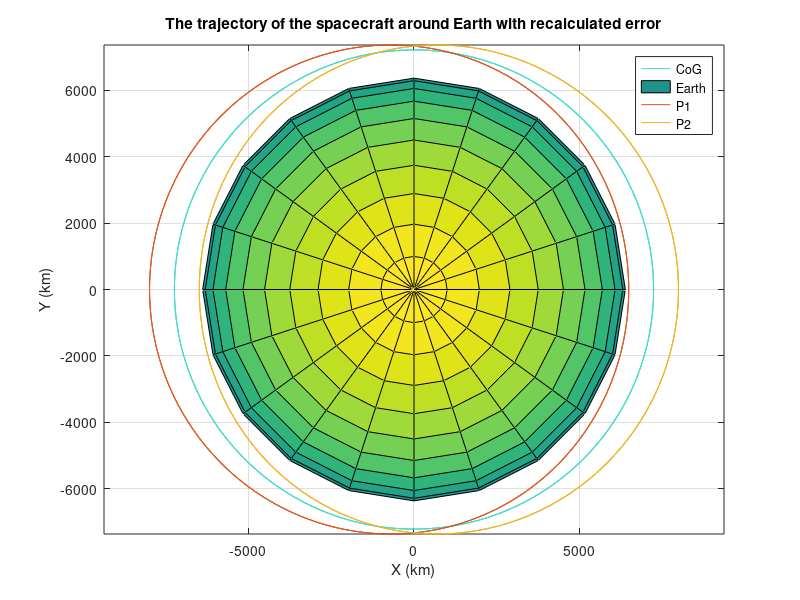
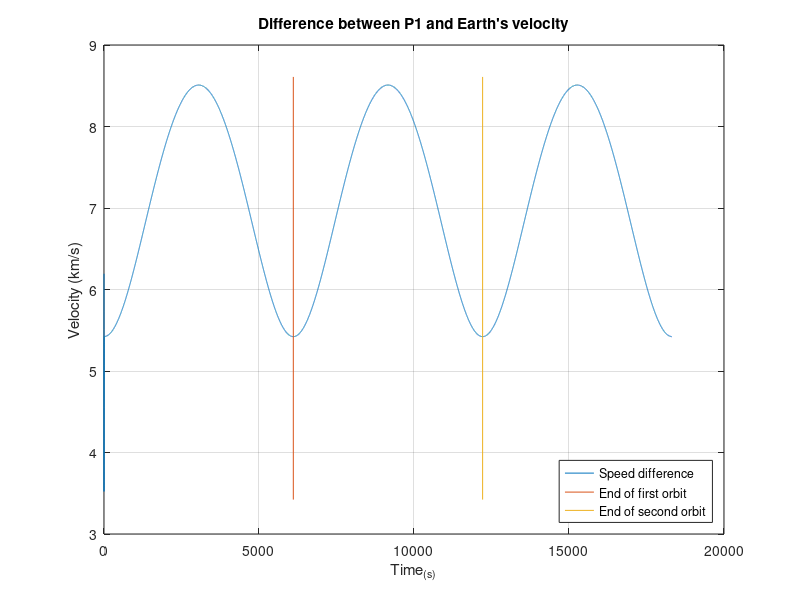
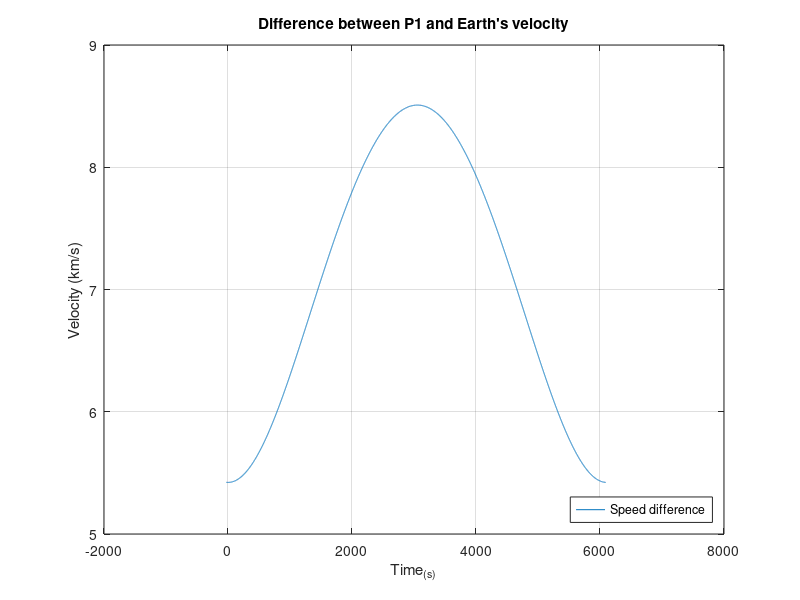

MATLAB code to generate these figures, in order:
function diss_test2_4_test
fprintf('\n')
warning('off')

% Provides orbit of satellite in Circular orbit, i = 0

% Earth
mu = 398600; %km^3 s^-2
RE = 6371; %km
%g0 = 9.81e-3; %km/s
karmin_line = 100; %km

%Earth's rotation
T_Earth = 86164.0905; %One sidereal day
omega_Earth = 2*pi/T_Earth;
velo_Earth = omega_Earth*RE;

% input
inputs = {'Number of rotations per orbit: (Recommended 1-3)','Length of tether: (Recommended 100-1800)'};
title_input = 'Rotations and Length';
dims = [1 40];
hint = {'2','1500'};
control = inputdlg(inputs,title_input,dims,hint);
rot_orbit = str2double(control{1}); %Number of rotations per orbit
sat_length = str2double(control{2}); %Length of tether
fprintf('Number of rotations = %g\n',rot_orbit)
fprintf('Length of tether = %gkm\n\n',sat_length)
tic
% Sat information

sat_radius = sat_length/2; %km
a = RE + sat_radius + karmin_line; % Distance from centre of the Earth
theta_s = 0; %theta at the start of the run

% Orbit information
T = 2 * pi * sqrt(a^3/mu); % Time period
v_orb = (2*pi*a)/T; % Orbital velocity
delta_theta = 2*pi*rot_orbit; % Total angle change over orbit 

omega = delta_theta/T; % Angular velocity

% Cartesian Coordinates
% As the satellite is orbiting the equator, we will look in the [x y]
% coordinates
e_hat_r = [cos(theta_s); sin(theta_s)]; % Unit vector
r_ = a*e_hat_r; % Postions vector [X Y 0]
e_hat_theta = [-sin(theta_s); cos(theta_s)];
v_ = v_orb*e_hat_theta; % Velocity vector [x y 0]

r_P1_orb = a-sat_radius; % v = d/t where d = pi*diameter
r_P2_orb = a+sat_radius;

r_P1 = r_P1_orb*e_hat_r;
r_P2 = r_P2_orb*e_hat_r;

v_P1_orb = (2*pi*(a-sat_radius))/T;
v_P2_orb = (2*pi*(a+sat_radius))/T;

v_P1 = v_P1_orb.*e_hat_theta;%((2*pi*(a-sat_radius))/T)*e_hat_theta;
v_P2 = v_P2_orb.*e_hat_theta;%((2*pi*(a+sat_radius))/T)*e_hat_theta;

theta = theta_s;

% Initial conditions
initial_conditions = [r_(1) r_(2) v_(1) v_(2) theta 0 r_P1(1) r_P1(2)...
    r_P2(1) r_P2(2) v_P1(1) v_P1(2) v_P2(1) v_P2(2)];

fprintf('Please wait while I run some calculations,\nyour buisness is important to us... *♫Hold Music♫*\n\n')

U = initial_conditions;
options = odeset('abstol',0.0001,'reltol',0.00001);

[~,U] = ode23(@spinny_boi, [0 3*T], U, options);
x = U(:,1); y = U(:,2); u_CoG = U(:,3); v_CoG = U(:,4); theta = U(:,5); ...
    time = U(:,6); x_P1 = U(:,7); y_P1 = U(:,8); x_P2 = U(:,9); ...
    y_P2 = U(:,10); u_P1 = U(:,11); v_P1 = U(:,12); u_P2 = U(:,13);...
    v_P2 = U(:,14);
 
fprintf('Thank you for waiting \n\n')

%fprintf('The difference between the inital and final position of the trajectory is %0.2gkm (%0.4gkm)\n',close_diff,close_diff)

figure(1)
plot(x,y,'color',[61/255 217/255 201/255])

xlabel('X (km)'),ylabel('Y (km)'),zlabel('Z (km)'),title('The trajectory of the spacecraft around Earth with recalculated error')
grid on
hold on
[X,Y,Z] = sphere;
surf(X*RE,Y*RE,Z*RE)
axis equal

plot(x_P1, y_P1)

plot(x_P2, y_P2)
legend CoG Earth P1 P2
hold off

P_dist_hold = sqrt((x_P1-x_P2).^2+(y_P1-y_P2).^2);
P1_dist = sqrt(x_P1.^2+y_P1.^2);
P2_dist = sqrt(x_P2.^2+y_P2.^2);


%figure(2)
%plot(time,P_dist_hold)
%title('P distance')
%ylim([min(P_dist_hold)-1 max(P_dist_hold)+1])

%figure(3)
%plot(time,P1_dist)
%title('P1 distance')
%ylim([min(P1_dist)-1 max(P1_dist)+1])

%figure(4)
%plot(time,P2_dist)
%title('P2 distance')
%ylim([min(P2_dist)-1 max(P2_dist)+1])

velo_P1 = sqrt(u_P1.^2+v_P1.^2);
%velo_P2 = sqrt(u_P2.^2+v_P2.^2);
%velo_CoG = sqrt(u_CoG.^2+v_CoG.^2);

%figure(5)
%plot(time,velo_P1)
%title('P1 velocity')
%ylim([min(velo_P1)-1 max(velo_P1)+1])

%figure(6)
%plot(time,velo_P2)
%title('P2 velocity')
%ylim([min(velo_P2)-1 max(velo_P2)+1])

%figure(7)
%plot(time,velo_CoG)
%title('CoG velocity')
%ylim([min(velo_CoG)-1 max(velo_CoG)+1])

diff_velo_P1_Earth = velo_P1 - velo_Earth;

figure(8)
plot(time, diff_velo_P1_Earth)
hold on
title('Difference between P1 and Earth''s velocity')
xlabel('Time_(_s_)'), ylabel('Velocity (km/s)')
grid on
plot([T,T], [min(diff_velo_P1_Earth)-0.1, max(diff_velo_P1_Earth)+0.1])
plot([2*T,2*T], [min(diff_velo_P1_Earth)-0.1, max(diff_velo_P1_Earth)+0.1])
legend({'Speed difference', 'End of first orbit','End of second orbit'}, 'Location','southeast')
hold off

data_length = length(diff_velo_P1_Earth);
removal = data_length/3;
diff_velo_P1_Earth_removed = diff_velo_P1_Earth(ceil(removal):ceil(data_length-removal));
time_removed = time(ceil(removal):ceil(data_length-removal));

figure(9)
plot(time_removed-T,diff_velo_P1_Earth_removed)
hold on
title('Difference between P1 and Earth''s velocity')
xlabel('Time_(_s_)'), ylabel('Velocity (km/s)')
grid on
grid on
%plot([T,T], [min(diff_velo_P1_Earth_removed)-0.1, ...
%    max(diff_velo_P1_Earth_removed)+0.1])
%plot([2*T,2*T], [min(diff_velo_P1_Earth_removed)-0.1, ...
%    max(diff_velo_P1_Earth_removed)+0.1])
legend({'Speed difference', 'End of first orbit','End of second orbit'}, ...
    'Location','southeast')
hold off

min_delta_v = min(diff_velo_P1_Earth_removed);
fprintf('The minimum difference between the Earth and P1 = %gkm/s\n\n',min_delta_v)

toc

fprintf('%g\n',mean(P_dist_hold))
fprintf('%g\n',mean(P1_dist))
fprintf('%g\n',mean(P2_dist))

    function dU = spinny_boi(t,U)
    dU = zeros(size(U));
    x = U(1);
    y = U(2);
    u_CoG = U(3);
    v_CoG = U(4);
    theta = U(5);
    time = U(6);
    x_P1 = U(7); 
    y_P1 = U(8); 
    x_P2 = U(9); 
    y_P2 = U(10); 
    u_P1 = U(11); 
    v_P1 = U(12); 
    u_P2 = U(13); 
    v_P2 = U(14); 
    
    % Equations for delta of each value
    r = sqrt(x^2 + y^2);
    
    dU(1) = u_CoG;
    dU(2) = v_CoG;
    dU(3) = -(mu*x)/r^3;
    dU(4) = -(mu*y)/r^3;

    dU(5) = omega*(t-time);
    dU(6) = t - time;
    theta = omega*t;
    e_hat_rP = [cos(theta); sin(theta)];
    
    dU(7) = (x - x_P1) - (sat_radius*e_hat_rP(1));
    dU(8) = (y - y_P1) - (sat_radius*e_hat_rP(2));
    dU(9) = (x- x_P2) + (sat_radius*e_hat_rP(1));
    dU(10) = (y - y_P2) + (sat_radius*e_hat_rP(2));

    r_P1 = sqrt(x_P1^2 + y_P1^2);
    r_P2 = sqrt(x_P2^2 + y_P2^2);

    %e_hat_thetaP = [-sin(theta); cos(theta)];

    dU(11) = dU(7) - u_P1;
    dU(12) = dU(8) - v_P1; 
    %((2*pi*(y_P1-sat_radius))/T)*e_hat_thetaP(2); %(y - y_P1)*e_hat_thetaP(2);
    dU(13) = dU(9) - u_P2;
    dU(14) = dU(10) - v_P2;
end
end